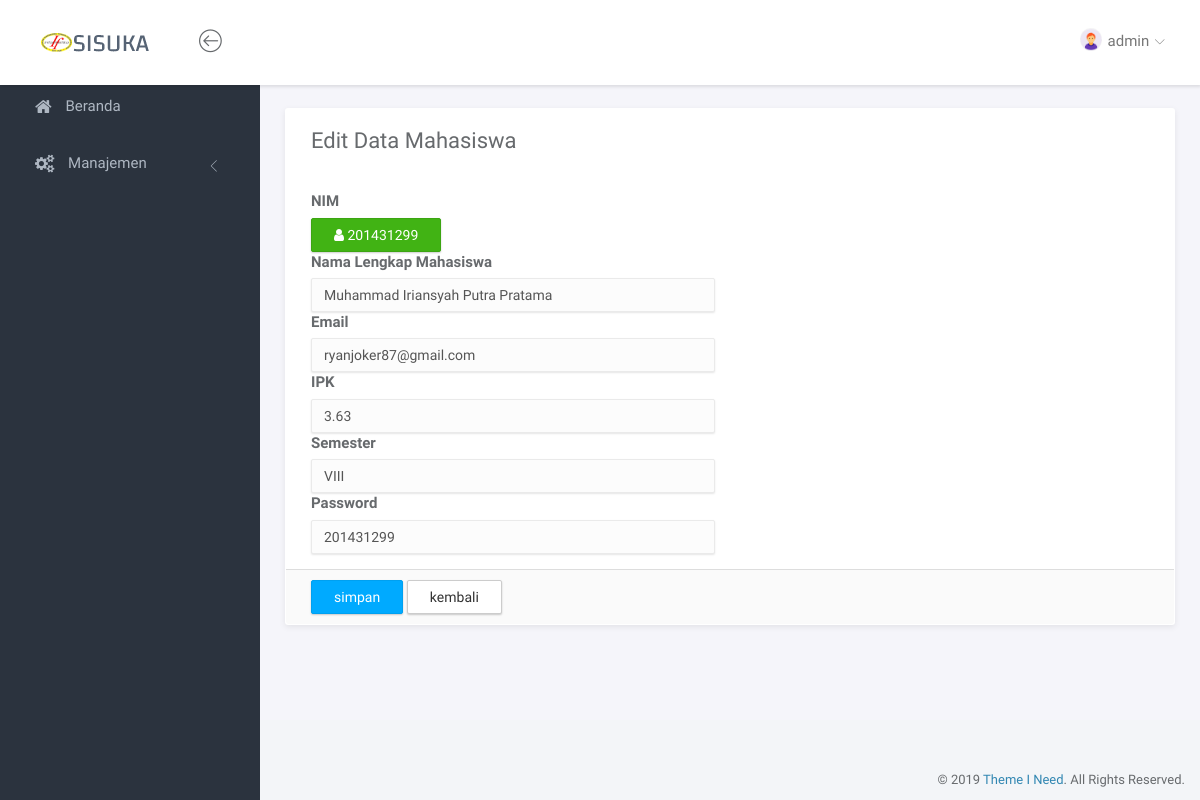
Before: /index.php?page=mahasiswaedit&id=201431299 (signed in) with the older database file.
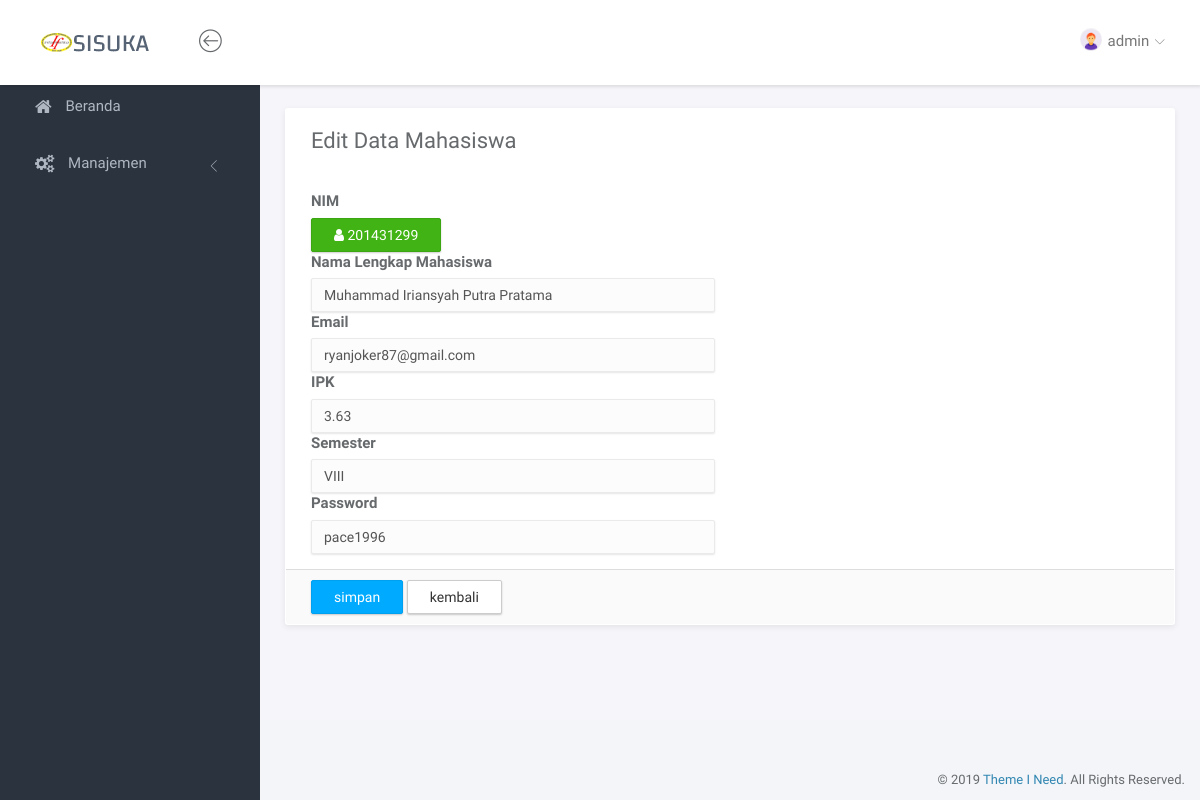
After: the same page with the newer database file.
### tables this page shows
CREATE TABLE `tbl_mahasiswa` (
  `nim` varchar(10) NOT NULL,
  `nama_lengkap` varchar(100) NOT NULL,
  `email` varchar(50) NOT NULL,
  `ipk` decimal(3,2) NOT NULL,
  `semester` varchar(5) NOT NULL,
  `password` varchar(10) NOT NULL,
  `terakhir_login` timestamp NULL DEFAULT NULL ON UPDATE CURRENT_TIMESTAMP
);

### page/mahasiswa/mahasiswaedit.php (the view, shortened to what this page needs)
<?php
    $g = mysqli_query($conn, "SELECT * FROM tbl_mahasiswa WHERE nim='$_GET[id]'");
    $data = mysqli_fetch_array($g);
?>
<div class="panel panel-headline">
    <div class="panel-heading">
        <div class="row">
            <div class="col-md-12">
                <div class="pull-left">
                    <h3 class="panel-title">Edit Data Mahasiswa</h3>
                </div>
            </div>
        </div>
    </div>
    <div class="panel-body">
        <div class="row">
            <div class="col-md-12">
                <form action="?page=mahasiswaeditpro" method="post" enctype="multipart/form-data">
                    <div class="row">
                        <div class="col-md-6">
                            <div clas="form-group">
                            <label>NIM</label><br>
                            <a class="btn btn-success"><i class="fa fa-user"></i> <?= $data['nim'] ?></a>
                            </div>
                        </div>
                    </div>
                    <div class="row">
                        <div class="col-md-6">
                            <div clas="form-group">
                                <label>Nama Lengkap Mahasiswa</label>
                                <input type="text" class="form-control" name="nama_lengkap" placeholder="masukkan nama lengkap mahasiswa ..." value="<?= $data['nama_lengkap'] ?>" required>
                            </div>
                        </div>
                    </div>
                    <div class="row">
                        <div class="col-md-6">
                            <div clas="form-group">
                                <label>Email</label>
                                <input type="email" class="form-control" name="email" placeholder="masukkan email mahasiswa ..." value="<?= $data['email'] ?>" required>
                            </div>
                        </div>
                    </div>
                    <div class="row">
                        <div class="col-md-6">
                            <div clas="form-group">
                                <label>IPK</label>
                                <input type="text" class="form-control" name="ipk" placeholder="masukkan ipk mahasiswa ..." value="<?= $data['ipk'] ?>" required>
                            </div>
                        </div>
                    </div>
                    <div class="row">
                        <div class="col-md-6">
                            <div clas="form-group">
                                <label>Semester</label>
                                <input type="text" class="form-control kapital" name="semester" placeholder="masukkan semester mahasiswa ..." value="<?= $data['semester'] ?>" required>
                            </div>
                        </div>
                    </div>
                    <div class="row">
                        <div class="col-md-6">
                            <div clas="form-group">
                                <label>Password</label>
                                <input type="text" class="form-control" name="password" placeholder="masukkan password untuk akun mahasiswa ..." value="<?= $data['password'] ?>" required>
                            </div>
                        </div>
                    </div>
            </div>
        </div>
    </div>
    <div class="panel-footer">
        <input type="submit" name="submit" class="btn btn-primary" value="simpan">
        <a href="?page=mahasiswa" class="btn btn-default">kembali</a>
    </div>
</div>

Changed rows visible on the page:
changed tbl_mahasiswa "Muhammad Iriansyah Putra Pratama": password "201431299" → "pace1996"
